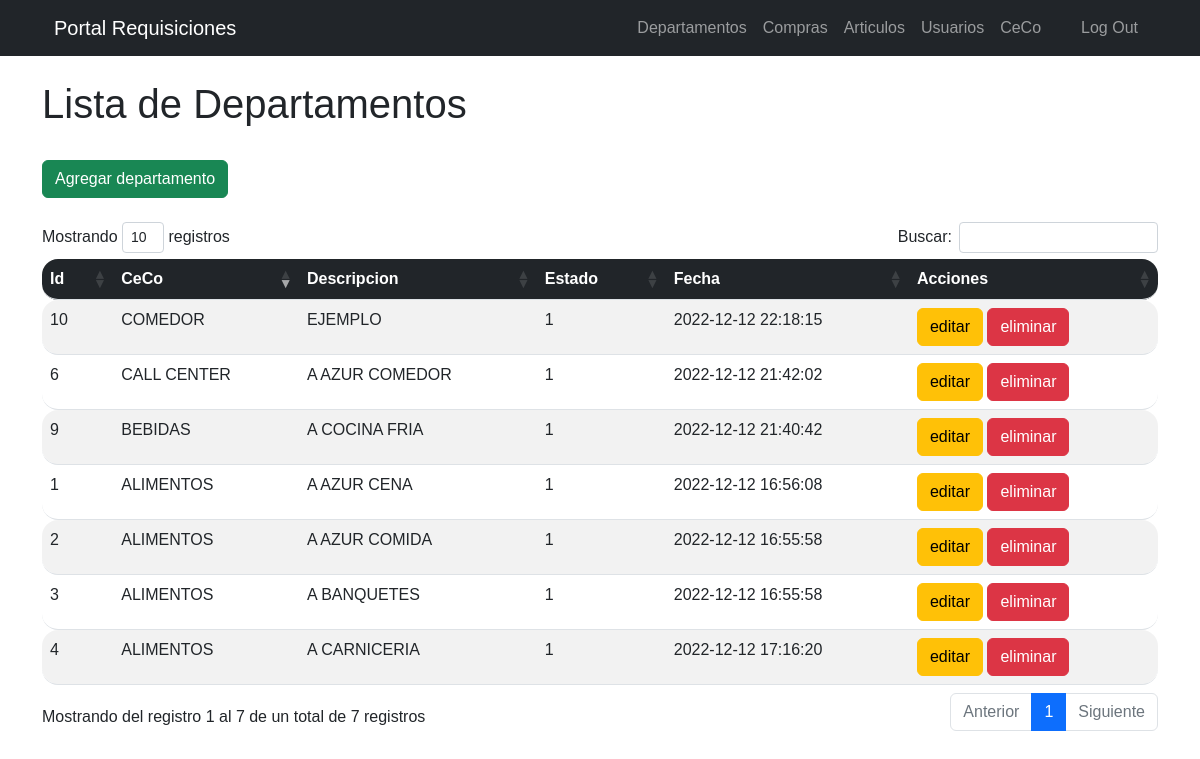
/views/departamentos.php (signed in), run on the app's committed database.
### tables this page shows
CREATE TABLE `departamentos` (
  `id` int(11) NOT NULL,
  `id_ceco` int(11) NOT NULL,
  `descripcion` varchar(250) NOT NULL,
  `estado` int(11) NOT NULL,
  `fecha` timestamp NOT NULL DEFAULT current_timestamp() ON UPDATE current_timestamp()
);

CREATE TABLE `ceco` (
  `id` int(11) NOT NULL,
  `centro` varchar(150) NOT NULL,
  `estado` int(11) NOT NULL,
  `fecha` timestamp NOT NULL DEFAULT current_timestamp() ON UPDATE current_timestamp()
);

### views/departamentos.php (the view, shortened to what this page needs)
<?php
include_once "../includes/header.php";
?>
<!DOCTYPE html>
<html lang="en">
<head>
    <link rel="stylesheet" href="../DataTables/css/dataTables.bootstrap4.min.css">
      <link rel="stylesheet" type="text/css" href="../css/prueba.css">
</head>
<div class="container is-fluid">
<div class="col-xs-12">
		<h1>Lista de Departamentos</h1>
    <br>
		<div>
    <button type="button" class="btn btn-success" data-toggle="modal" data-target="#dep">
				<span class="glyphicon glyphicon-plus"></span> Agregar departamento </a></button>
    </div>
		<br>
        <table class="table table-striped"  id= "table_id">
                         <thead>
                         <tr class="bg-dark">
                        <th>Id</th>
                        <th>CeCo</th>
                        <th>Descripcion</th>
                        <th>Estado</th>
                        <th>Fecha</th>
                        <th>Acciones</th>
                        </tr>
                        </thead>
                        <tbody>
				<?php
require_once ("../includes/db.php");
$result=mysqli_query($conexion,"SELECT d.id, d.descripcion,d.estado, d.fecha, c.centro
FROM departamentos d INNER JOIN ceco c ON d.id_ceco = c.id");
while ($fila = mysqli_fetch_assoc($result)):
?>
<tr>
<td><?php echo $fila['id']; ?></td>
<td><?php echo $fila['centro']; ?></td>
<td><?php echo $fila['descripcion']; ?></td>
<td><?php echo $fila['estado']; ?></td>
<td><?php echo $fila['fecha']; ?></td>
<td>
<a class="btn btn-warning" href="../includes/editar_dep.php?id=<?php echo $fila['id']?> ">
editar</a>
<a href="../includes/eliminar_dep.php?id=<?php echo $fila['id']?> " class="btn btn-danger btn-del" >
eliminar</a>
</td>
</tr>
<?php endwhile;?>
	</body>
  <?php include("../includes/dep.php"); ?>
</html>

### css/estilo.css (style rules this page uses)
body { padding-top: 70px; }
* { margin: 0; padding: 0; box-sizing: border-box; font-family: 'Poppins', sans-serif; }
body { background: #644bff; padding: 0 20px; }
.is-fluid { margin-top: 80px; }
td:first-child, th:first-child { border-radius: 16px 0 0 16px; }
td:last-child, th:last-child { border-radius: 0 16px 16px 0; }

### css/prueba.css (style rules this page uses)
a { text-decoration: none; }
table.dataTable thead th, table.dataTable tfoot th { font-weight: bold; color: white; }

### views/departamentos.php (style rules this page uses)
a { text-decoration: none; }
table.dataTable thead th, table.dataTable tfoot th { font-weight: bold; color: white; }

### data on the page
departamentos: id "1", id_ceco.centro "ALIMENTOS", descripcion "A AZUR CENA", estado "1", fecha "2022-12-12 16:56:08"
departamentos: id "2", id_ceco.centro "ALIMENTOS", descripcion "A AZUR COMIDA", estado "1", fecha "2022-12-12 16:55:58"
departamentos: id "3", id_ceco.centro "ALIMENTOS", descripcion "A BANQUETES", estado "1", fecha "2022-12-12 16:55:58"
departamentos: id "4", id_ceco.centro "ALIMENTOS", descripcion "A CARNICERIA", estado "1", fecha "2022-12-12 17:16:20"
departamentos: id "6", id_ceco.centro "CALL CENTER", descripcion "A AZUR COMEDOR", estado "1", fecha "2022-12-12 21:42:02"
departamentos: id "9", id_ceco.centro "BEBIDAS", descripcion "A COCINA FRIA", estado "1", fecha "2022-12-12 21:40:42"
departamentos: id "10", id_ceco.centro "COMEDOR", descripcion "EJEMPLO", estado "1", fecha "2022-12-12 22:18:15"
